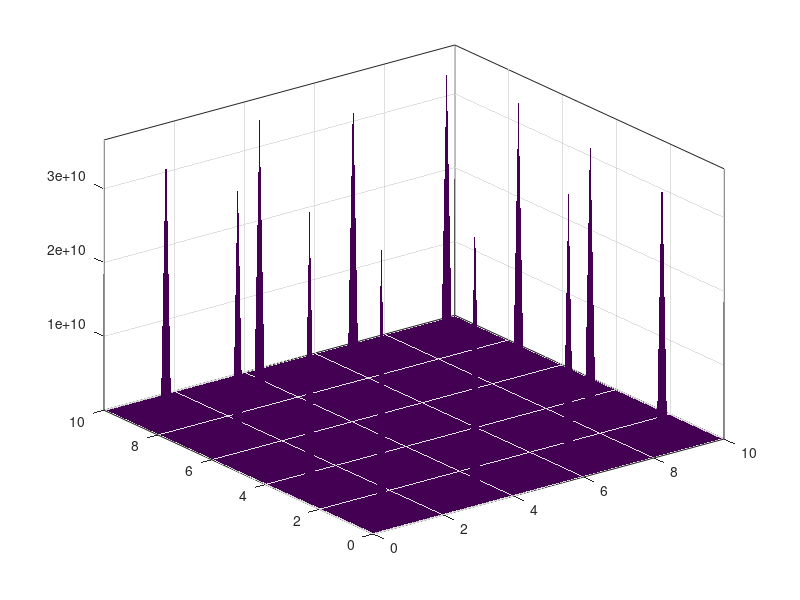

This figure's MATLAB source: (Note: this script raises an error after producing the figure.)
clear; close all; clc;
% Example: Download and display an image in MATLAB

try
    % % URL of the image
    % imgURL = 'https://usa.fishermap.org/depth-map/mission-bay-san-diego-ca/';
    % 
    % % Local filename to save the image
    % localFile = 'Martime map.jpg';
    % 
    % % Download the image from the internet
    % websave(localFile, imgURL);
    
    % Read the image into MATLAB
    imgData = imread('mission-bay-map.jpg');
    
    % Display the image in a figure
    figure('map', 'Downloaded Image', 'NumberTitle', 'off');
    imshow(imgData);
    title('map');
    
catch ME
    % Error handling
    fprintf('Error: %s\n', ME.message);
    fprintf('Check your internet connection or the image URL.\n');
end

% Initial position and orientation 
x = 5;
y = 5;
theta = 0;
% cut grid
% Matlab C code generator
% read and plot seriel from micro pico
% static and live objects use USGS topo 
rng('shuffle');
gs = 10;              % map is [0,10] x [0,10]
margin = 0.2;         % keep goal slightly off exact edges
tol_goal = 0.002;      % minimum distance from any obstacle polyline (allows "close")

maxtries = 2000;
placed = false;

    for k = 1:maxtries
    xg = margin + (gs - 2*margin) * rand;
    yg = margin + (gs - 2*margin) * rand;

    % Start with large distance; reduce vs each obstacle polyline
    dmin = inf;

    if exist('obst1_points','var') && ~isempty(obst1_points)
        % reject if inside a closed polygon (rectangles likely closed)
        if inpolygon(xg, yg, obst1_points(1,:), obst1_points(2,:)), continue; end
        dmin = min(dmin, min(hypot(xg - obst1_points(1,:), yg - obst1_points(2,:))));
    end

    if exist('obst2_points','var') && ~isempty(obst2_points)
        % obst2 is an open "L": distance-only check
        dmin = min(dmin, min(hypot(xg - obst2_points(1,:), yg - obst2_points(2,:))));
    end

    if exist('obst3_points','var') && ~isempty(obst3_points)
        if inpolygon(xg, yg, obst3_points(1,:), obst3_points(2,:)), continue; end
        dmin = min(dmin, min(hypot(xg - obst3_points(1,:), yg - obst3_points(2,:))));
    end

    if exist('border_points','var') && ~isempty(border_points)
        % Do NOT use inpolygon here (would exclude whole interior). Distance-only.
        dmin = min(dmin, min(hypot(xg - border_points(1,:), yg - border_points(2,:))));
    end


        x_goal = xg; 
        y_goal = yg; 
        placed = true;
        break
    end
    position_accuracy = 0.05;   % keep your original tolerance

% APF parameters
zeta = 1.1547;
eta = 0.0732;
dstar = 0.3;
Qstar = 0.75;

% Parameters related to kinematic model
error_theta_max = deg2rad(45);
v_max = 0.2;
Kp_omega = 1.5;
omega_max = 0.5*pi; 

% % Generate obstacles
% obst1_points = [ linspace(5.5,5.5,100) linspace(5.5,7,100) linspace(7,7,100)    linspace(7,5.5,100) 
%                  linspace(7,7,100)   linspace(5.5,5.5,100)   linspace(5.5,7,100)  linspace(7,7,100) ];
% obst1_points(1,:) = obst1_points(1,:) - 1;
% obst1_points(2,:) = obst1_points(2,:) - 1;
% 
% 
% obst2_points = [ 2+sin(linspace(0,pi/2,100))     linspace(3,3,100)    linspace(3,2,100)           
%                  2.5+cos(linspace(0,pi/2,100))   linspace(2.5,3.5,100)  linspace(3.5,3.5,100)    ];
% obst2_points(2,:) = obst2_points(2,:) - 1.5;

% --- Random obstacles that won't trap the start (x,y) on 0..10 grid ---
% Requires x, y to be defined. If x_goal,y_goal exist, corridor points toward goal.

% --- Random obstacles that won't trap the start (x,y) on 0..10 grid ---
% Assumes x,y defined. If x_goal,y_goal exist, the free wedge points toward the goal.
% Produces: obst1_points, obst2_points, obst3_points  (each 2xNpoints)

% --- Defaults if missing (safe to keep) ---
% === Random CLOSED-SHAPE obstacles that won’t trap start; no lines ===
% Uses your existing variables: x, y, N, gs, r_clear, wedge_deg, R_keepout, theta_goal
% Produces: obst1_points, obst2_points (closed C-shape), obst3_points  (each 2xM)

if ~exist('x','var'), x = 5; end
if ~exist('y','var'), y = 5; end
if ~exist('gs','var'), gs = 10; end
if ~exist('N','var'), N = 100; end
if ~exist('r_clear','var'), r_clear = 0.1; end
if ~exist('wedge_deg','var'), wedge_deg = 25; end
if ~exist('R_keepout','var'), R_keepout = gs; end
if ~exist('theta_goal','var')
    if exist('x_goal','var') && exist('y_goal','var')
        theta_goal = atan2(y_goal - y, x_goal - x);
    else
        theta_goal = 0;
    end
end
wedge_rad = deg2rad(wedge_deg);

rng('shuffle');

% --- helpers (inline logic only, no functions) ---
% reject if any vertex is in the start wedge (preserves closed shape)
function_in_wedge = @(P) any( (abs(mod(atan2(P(2,:)-y, P(1,:)-x) - theta_goal + pi, 2*pi) - pi) <= wedge_rad) ...
                              & (sqrt((P(1,:)-x).^2 + (P(2,:)-y).^2) <= R_keepout) );

% fully inside bounds?
function_all_in_bounds = @(P) all(P(1,:)>=0 & P(1,:)<=gs & P(2,:)>=0 & P(2,:)<=gs);

% clearance from start and start not inside polygon
function_clear_ok = @(P,isClosed) ( (~isClosed || ~inpolygon(x,y,P(1,:),P(2,:))) ...
                                    && min(sqrt((P(1,:)-x).^2 + (P(2,:)-y).^2)) > r_clear );

% ------------------ OBSTACLE 1: random rotated rectangle (CLOSED) -------------------
tries = 0;
while true
    tries = tries + 1; if tries > 400, error('Could not place obst1'); end
    cx = 1 + 8*rand;  cy = 1 + 8*rand;
    w  = 0.8 + 1.6*rand;  h = 0.8 + 1.6*rand;    % ensure area > 0
    th = 2*pi*rand;

    C = [-w/2 -h/2;  w/2 -h/2;  w/2 h/2;  -w/2 h/2]';
    Rz = [cos(th) -sin(th); sin(th) cos(th)];
    V  = Rz*C + [cx; cy];

    e1 = [linspace(V(1,1),V(1,2),N); linspace(V(2,1),V(2,2),N)];
    e2 = [linspace(V(1,2),V(1,3),N); linspace(V(2,2),V(2,3),N)];
    e3 = [linspace(V(1,3),V(1,4),N); linspace(V(2,3),V(2,4),N)];
    e4 = [linspace(V(1,4),V(1,1),N); linspace(V(2,4),V(2,1),N)];
    P  = [e1 e2 e3 e4];

    if ~function_all_in_bounds(P), continue; end
    if function_in_wedge(P), continue; end
    if ~function_clear_ok(P,true), continue; end
    obst1_points = P; break;
end

% --------------- OBSTACLE 2: CLOSED annular sector “C-shape” (not a line) ---------------
tries = 0;
while true
    tries = tries + 1; if tries > 600, error('Could not place obst2'); end
    cx = 1.5 + 7*rand; cy = 1.5 + 7*rand;
    R2 = 1.2 + 1.8*rand;            % outer radius
    tck = 0.35 + 0.45*rand;         % thickness
    R1 = max(0.3, R2 - tck);        % inner radius < outer
    phi = (randi(4)-1)*pi/2;        % orientation (0/90/180/270)
    N_arc = N; N_rad = max(20, round(N*0.3));

    t  = linspace(0, pi/2, N_arc);
    % outer arc (local)
    Ox = R2*cos(t);  Oy = R2*sin(t);
    % inner arc (reverse)
    Ix = R1*cos(fliplr(t));  Iy = R1*sin(fliplr(t));
    % radial connectors at t=pi/2 and t=0
    c1x = linspace(R2*cos(pi/2), R1*cos(pi/2), N_rad);  c1y = linspace(R2*sin(pi/2), R1*sin(pi/2), N_rad);
    c0x = linspace(R1*cos(0),     R2*cos(0),     N_rad);  c0y = linspace(R1*sin(0),     R2*sin(0),     N_rad);

    % concatenate closed ring sector
    Px = [Ox  c1x  Ix  c0x];
    Py = [Oy  c1y  Iy  c0y];

    % rotate+translate
    Rz = [cos(phi) -sin(phi); sin(phi) cos(phi)];
    P2 = Rz * [Px; Py] + [cx; cy];

    if ~function_all_in_bounds(P2), continue; end
    if function_in_wedge(P2), continue; end
    if ~function_clear_ok(P2,true), continue; end
    obst2_points = P2; break;
end

% ------------------ OBSTACLE 3: another CLOSED rotated rectangle -------------------
tries = 0;
while true
    tries = tries + 1; if tries > 400, error('Could not place obst3'); end
    cx = 1 + 8*rand;  cy = 1 + 8*rand;
    w  = 0.9 + 1.7*rand;  h = 0.9 + 1.7*rand;
    th = 2*pi*rand;

    C = [-w/2 -h/2;  w/2 -h/2;  w/2 h/2;  -w/2 h/2]';
    Rz = [cos(th) -sin(th); sin(th) cos(th)];
    V  = Rz*C + [cx; cy];

    e1 = [linspace(V(1,1),V(1,2),N); linspace(V(2,1),V(2,2),N)];
    e2 = [linspace(V(1,2),V(1,3),N); linspace(V(2,2),V(2,3),N)];
    e3 = [linspace(V(1,3),V(1,4),N); linspace(V(2,3),V(2,4),N)];
    e4 = [linspace(V(1,4),V(1,1),N); linspace(V(2,4),V(2,1),N)];
    P3 = [e1 e2 e3 e4];

    if ~function_all_in_bounds(P3), continue; end
    if function_in_wedge(P3), continue; end
    if ~function_clear_ok(P3,true), continue; end
    obst3_points = P3; break;
end

m = 1; Nb = 400; gs = 10;
border_points = [ linspace(m, gs-m, Nb)   linspace(gs-m, gs-m, Nb)  linspace(gs-m, m, Nb)   linspace(m, m, Nb) ;
                  linspace(m, m, Nb)     linspace(m, gs-m, Nb)     linspace(gs-m, gs-m, Nb) linspace(gs-m, m, Nb) ];

figure(1); 
t = 1;
dT = 0.1;
t_max = 1000;
X = zeros(1,t_max);
Y = zeros(1,t_max);
X(1) = x;
Y(1) = y;

% ========= Precompute 3D weighted surface of the total potential =========

% Attractive potential (Khatib form), Repulsive potential (sum over obstacles)
gx = linspace(0,gs,121); gy = linspace(0,gs,121);
[GX,GY] = meshgrid(gx,gy);
R = hypot(GX - x_goal, GY - y_goal);

U_att = zeros(size(GX));
mask_in  = R <= dstar;
mask_out = R >  dstar;
U_att(mask_in)  = 0.5 * zeta * (R(mask_in).^2);
U_att(mask_out) = dstar*zeta*R(mask_out) - 0.5*zeta*dstar^2;

Q = [GX(:) GY(:)];
[~, d1] = dsearchn(obst1_points', Q);
[~, d2] = dsearchn(obst2_points', Q);
[~, d3] = dsearchn(border_points', Q);

U_rep_vec = zeros(size(Q,1),1);
% Each obstacle contributes when within Qstar
for di = {d1, d2, d3}
    dd = max(1e-6, di{1});              % avoid division by zero
    msk = dd <= Qstar;
    tmp = zeros(size(dd));
    tmp(msk) = 0.5 * eta * ( (1./dd(msk) - 1/Qstar).^2 );
    U_rep_vec = U_rep_vec + tmp;
end
U_rep = reshape(U_rep_vec, size(GX));
U_tot = U_att + U_rep;

% 3D figure scaffold (we'll update the path z as we go)
figure(2); clf;
surf(GX, GY, U_tot, 'EdgeColor', 'none'); 
hold on; axis tight; 
box on; 
grid on;
colormap parula; 
colorbar;
view(45,30);
title('3D Weighted Potential Field with Path'); 
xlabel('x'); 
ylabel('y');
zlabel('U(x,y)');

% draw obstacles in 3D at a high z level
Zwall = max(U_tot(:))*1.05;
plot3(obst1_points(1,:), obst1_points(2,:), Zwall*ones(1,size(obst1_points,2)), 'r-', 'LineWidth', 2);
plot3(obst2_points(1,:), obst2_points(2,:), Zwall*ones(1,size(obst2_points,2)), 'r-', 'LineWidth', 2);
plot3(obst3_points(1,:), obst3_points(2,:), Zwall*ones(1,size(obst3_points,2)), 'r-', 'LineWidth', 2);
plot3(border_points(1,:), border_points(2,:), Zwall*ones(1,size(border_points,2)), 'r-', 'LineWidth', 2);

% path handle in 3D (start point)
Zpath = interp2(GX, GY, U_tot, X(1), Y(1), 'linear', max(U_tot(:)));
hPath3 = plot3(X(1), Y(1), Zpath, 'b-', 'LineWidth', 2);

while norm([x_goal y_goal] - [x y]) > position_accuracy || t > t_max   
    % Calculate Attractive Potential
    if norm([x y]-[x_goal y_goal]) <= dstar
        nablaU_att =  zeta*([x y]-[x_goal y_goal]);
    else 
        nablaU_att = dstar/norm([x y]-[x_goal y_goal]) * zeta*([x y]-[x_goal y_goal]);
    end

    % Find the minimum distance from the obstacle
    [obst1_idx, obst1_dist] = dsearchn(obst1_points', [x y]);
    [obst2_idx, obst2_dist] = dsearchn(obst2_points', [x y]);
    [obst3_idx, obst3_dist] = dsearchn(obst3_points', [x y]);
    [border_idx, border_dist] = dsearchn(border_points', [x y]);

    % Calculate Repulsive Potential
    nablaU_rep = [0 0];
    if obst1_dist <= Qstar     
        nablaU_rep = nablaU_rep + (eta*(1/Qstar - 1/obst1_dist) * 1/obst1_dist^2)*([x y] - [obst1_points(1,obst1_idx)  obst1_points(2,obst1_idx)]);
    end
    if obst2_dist <= Qstar  && ~inpolygon(x,y,obst2_points(1,:),obst2_points(2,:))          
        nablaU_rep = nablaU_rep + (eta*(1/Qstar - 1/obst2_dist) * 1/obst2_dist^2)*([x y] - [obst2_points(1,obst2_idx)  obst2_points(2,obst2_idx)]);
    end
    if obst3_dist <= Qstar  && ~inpolygon(x,y,obst3_points(1,:),obst3_points(2,:))          
        nablaU_rep = nablaU_rep + (eta*(1/Qstar - 1/obst3_dist) * 1/obst3_dist^2)*([x y] - [obst3_points(1,obst3_idx)  obst3_points(2,obst3_idx)]);
    end
    if border_dist <= Qstar
         dd = max(border_dist, 1e-6);
        nablaU_rep = nablaU_rep + (eta*(1/Qstar - 1/dd) * 1/dd^2)*([x y] - [border_points(1,border_idx)  border_points(2,border_idx)]);
    end

    % Final gradient

    % Calculate final potential
    nablaU = nablaU_att+nablaU_rep;

    % Calculate reference value of linear velocity (v_ref) and orientation (theta_ref)
    theta_ref = atan2(-nablaU(2), -nablaU(1));
    error_theta = theta_ref - theta;
    if abs(error_theta) <= error_theta_max
        alpha = (error_theta_max - abs(error_theta)) / error_theta_max;
        v_ref = min( alpha*norm(-nablaU), v_max );
    else
        v_ref = 0;
    end
    % Simple kinematic mobile robot model
    % Omitted dynamics.
    omega_ref = Kp_omega * error_theta;
    omega_ref = min( max(omega_ref, -omega_max), omega_max);
    theta = theta + omega_ref * dT;
    x = x + v_ref*cos(theta) * dT;
    y = y + v_ref*sin(theta) * dT;
    t = t + 1;

    % Archive and plot it
    X(t) = x;
    Y(t) = y;
    cla;
    daspect([1 1 1]); 
    xlim([0 10]);  
    ylim([0 10]);
    box on; 
    hold on;
    grid on;
    plot(obst1_points(1,:), obst1_points(2,:), '-r');
    plot(obst2_points(1,:), obst2_points(2,:), '-r');
    plot(obst3_points(1,:), obst3_points(2,:), '-r');
    plot(border_points(1,:), border_points(2,:), '-r');
    plot(x_goal, y_goal, 'ob');
    plot(X(1:t), Y(1:t), '-b'); % Plot traveled path
    plot([x x+0.2*cos(theta_ref)], [y y+0.2*sin(theta_ref)], '-g'); % Plot reference orientation of the robot
    plot([x x+0.2*cos(theta)], [y y+0.2*sin(theta)], '-r'); % Plot orientation of the robot
    drawnow; pause(dT);

end

t = t*dT; % scale from itetations to [s]
disp("Travel time: " + t);

% %% --- Stationary-robot mode: move obstacles/grid instead of the robot ---
% STATIONARY_ROBOT = true;   % set false to go back to normal
% 
% % 1) Compute reference heading/velocities (unchanged)
% theta_ref = atan2(-nablaU(2), -nablaU(1));
% error_theta = theta_ref - theta;
% 
% if abs(error_theta) <= error_theta_max
%     alpha = (error_theta_max - abs(error_theta)) / error_theta_max;
%     v_ref = min( alpha*norm(-nablaU), v_max );
% else
%     v_ref = 0;
% end
% omega_ref = Kp_omega * error_theta;
% omega_ref = min( max(omega_ref, -omega_max), omega_max);
% 
% % 2) Instead of moving the robot, move the WORLD by the opposite SE(2) motion
% dtheta = omega_ref * dT;
% theta  = theta + dtheta;   % keep controller state identical to normal mode
% 
% dx = v_ref * cos(theta) * dT;   % forward step in world frame (as if the robot had moved)
% dy = v_ref * sin(theta) * dT;
% 
% if STATIONARY_ROBOT
%     % Rigid transform for world points about the (x,y) robot position:
%     %   P' = R(-dtheta) * (P - [x;y]) + [x;y]  -  [dx; dy]
%     c = cos(-dtheta); s = sin(-dtheta);
%     R2 = [c -s; s c];
%     T  = [dx; dy];             % world moves by -T
% 
%     % Apply to every polyline that exists
%     if exist('obst1_points','var') && ~isempty(obst1_points)
%         Q = obst1_points - [x; y];       % shift to robot
%         Q = R2 * Q;                      % rotate world
%         Q = Q + [x; y] - T;              % shift back, translate opposite
%         obst1_points = Q;
%     end
%     if exist('obst2_points','var') && ~isempty(obst2_points)
%         Q = obst2_points - [x; y];
%         Q = R2 * Q;
%         Q = Q + [x; y] - T;
%         obst2_points = Q;
%     end
%     if exist('obst3_points','var') && ~isempty(obst3_points)
%         Q = obst3_points - [x; y];
%         Q = R2 * Q;
%         Q = Q + [x; y] - T;
%         obst3_points = Q;
%     end
%     if exist('border_points','var') && ~isempty(border_points)
%         Q = border_points - [x; y];
%         Q = R2 * Q;
%         Q = Q + [x; y] - T;
%         border_points = Q;
%     end
% 
%     % Move goal the same way so it appears to drift in the stationary robot frame
%     if exist('x_goal','var') && exist('y_goal','var')
%         g = [x_goal; y_goal] - [x; y];
%         g = R2 * g;
%         g = g + [x; y] - T;
%         x_goal = g(1); y_goal = g(2);
%     end
% 
%     % Robot stays fixed at (x,y); keep a flat path or log constant pose
%     X(t) = x;  Y(t) = y;
% 
% else
%     % --- ORIGINAL mobile-robot integration (fallback if you toggle off) ---
%     x = x + dx;
%     y = y + dy;
%     X(t) = x;  Y(t) = y;
% end
% 
% % 3) Plot (unchanged, but now obstacles/goal have moved)
% cla; daspect([1 1 1]); xlim([0 10]); ylim([0 10]); box on; hold on; grid on;
% if exist('obst1_points','var'), plot(obst1_points(1,:), obst1_points(2,:), '-r', 'LineWidth',2); end
% if exist('obst2_points','var'), plot(obst2_points(1,:), obst2_points(2,:), '-r', 'LineWidth',2); end
% if exist('obst3_points','var'), plot(obst3_points(1,:), obst3_points(2,:), '-r', 'LineWidth',2); end
% if exist('border_points','var'), plot(border_points(1,:),  border_points(2,:),  '-r', 'LineWidth',2); end
% plot(x_goal, y_goal, 'ob');
% plot(X(1:t), Y(1:t), '-b');                               % path stays at the robot
% plot([x x+0.2*cos(theta_ref)], [y y+0.2*sin(theta_ref)], '-g'); % ref orientation
% plot([x x+0.2*cos(theta)],     [y y+0.2*sin(theta)],     '-r'); % robot heading (for control state)
% drawnow; pause(dT);
